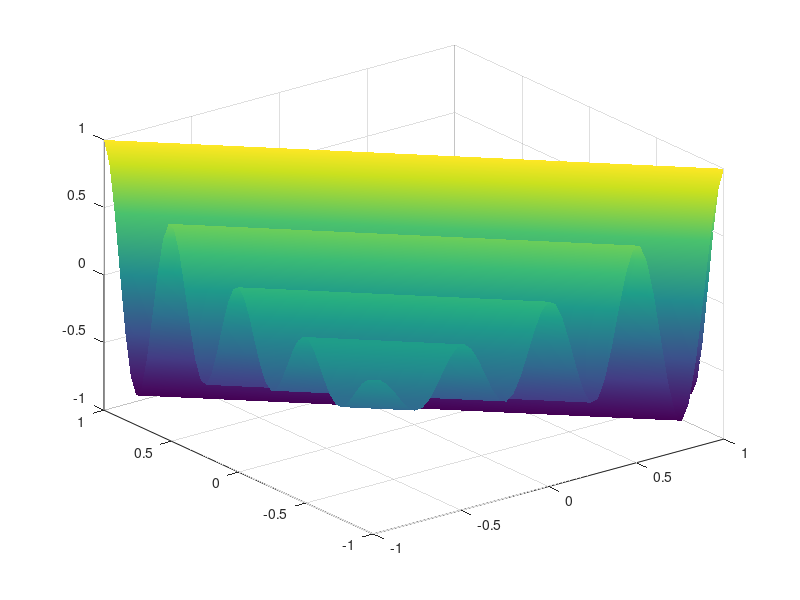

The MATLAB source for this figure:
x = linspace(-1,1,51);
y = linspace(-1,1,51);
[XX,YY] = meshgrid(x,y);
% XX matriz com todas as coordenadas x da grelha
% YY matriz com todas as coordenadas y da grelha


expo1 = abs(XX+YY);
f = cos(4*pi*(XX+YY)).*exp(-expo1);
surf(x,y,f)
shading interp